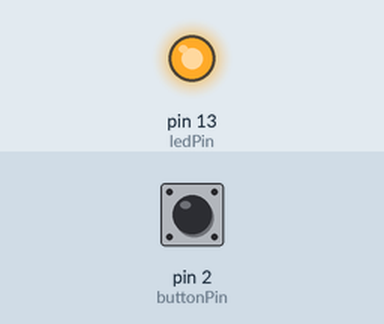
Bench run of a sketch on a simulated Arduino Uno, built with avr-gcc and run on an emulated ATmega328P. Shown: output pins drawn as LEDs (lit = HIGH). The inputs (shaded band) are chosen by the test bench; at power-on: pin 2 (buttonPin) HIGH.

Above: at 1.2 s.
1.3 s: pin 2 (buttonPin) pulled LOW for 0.15 s
At 1.37 s:
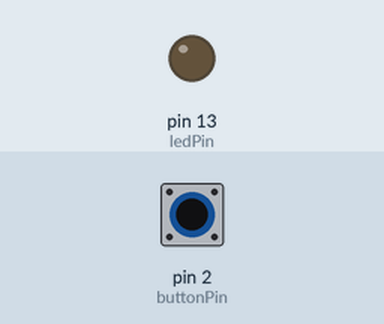
2.9 s: pin 2 (buttonPin) pulled LOW for 3.2 s
At 7.3 s:
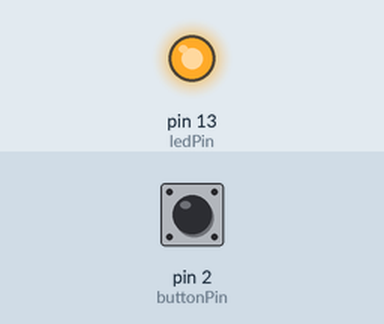
Timing chart, 0 to 8.8 s (numbered marks = the images above; inputs shaded):
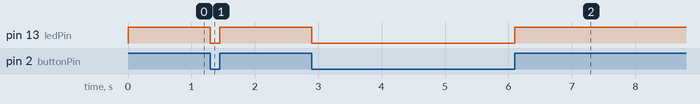

Measured:
- after the input at 1.3 s, pin 13 (ledPin): HIGH → LOW at once, → HIGH 0.15 s later
- after the input at 2.9 s, pin 13 (ledPin): HIGH → LOW at once, → HIGH 3.2 s later

The sketch:

3.Button_with_pullupresistor.ino
```cpp
// constants won't change. They're used here to set pin numbers:
const int buttonPin = 2;     // the number of the pushbutton pin
const int ledPin =  13;      // the number of the LED pin

// variables will change:
int buttonState = 0;         // variable for reading the pushbutton status

void setup() {
  // initialize the LED pin as an output:
  pinMode(ledPin, OUTPUT);
  // initialize the pushbutton pin as an input:
  pinMode(buttonPin, INPUT_PULLUP);
}

void loop() {

  buttonState = digitalRead(buttonPin);

  if (buttonState == HIGH) {

    digitalWrite(ledPin, HIGH);
  } else {

    digitalWrite(ledPin, LOW);
  }
}
```
